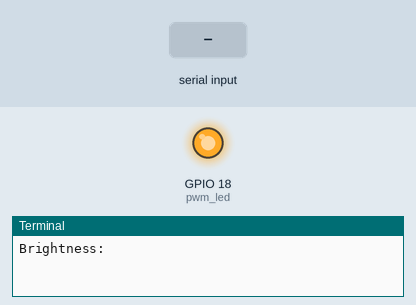
Bench run of a program on a simulated Raspberry Pi (BCM pin numbers). Shown: output pins drawn as LEDs (lit = HIGH), the last lines printed to the terminal. The inputs (shaded band) are chosen by the test bench.

Above: at 1.2 s.
1.3 s: "90" typed at the terminal, then Enter
At 2.0 s:
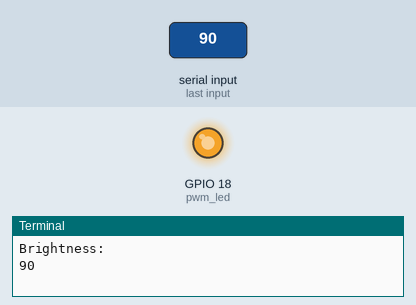
2.8 s: "0" typed at the terminal, then Enter
At 3.2 s:
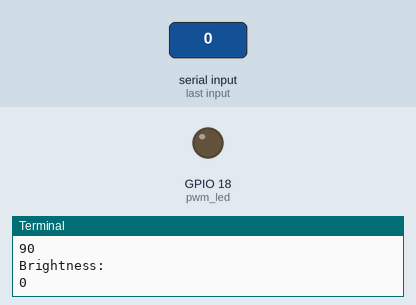
Timing chart, 0 to 5.8 s (numbered marks = the images above; inputs shaded):
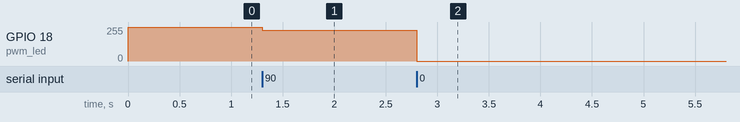

The program:

lab2-2.py
```python
import RPi.GPIO as GPIO
import time

GPIO.setmode(GPIO.BCM)
GPIO.setup(18, GPIO.OUT)

pwm_led = GPIO.PWM(18, 500) # 초기화, frequency=500Hz
pwm_led.start(100) # Duty Cycle 초기값 설정

while (True):
	duty_input = input("Brightness: ")
	duty_value = int(duty_input)
	if duty_value > 100:
		print("Wrong Value. Enter 0 to 100")
	else:
		pwm_led.ChangeDutyCycle(duty_value) # 밝기 값 변경
	time.sleep(1)

GPIO.cleanup()
```

Measured:
- after the input at 1.3 s, GPIO 18 (pwm_led): 255/255 → 230/255 at once
- after the input at 2.8 s, GPIO 18 (pwm_led): 230/255 → 0/255 at once
